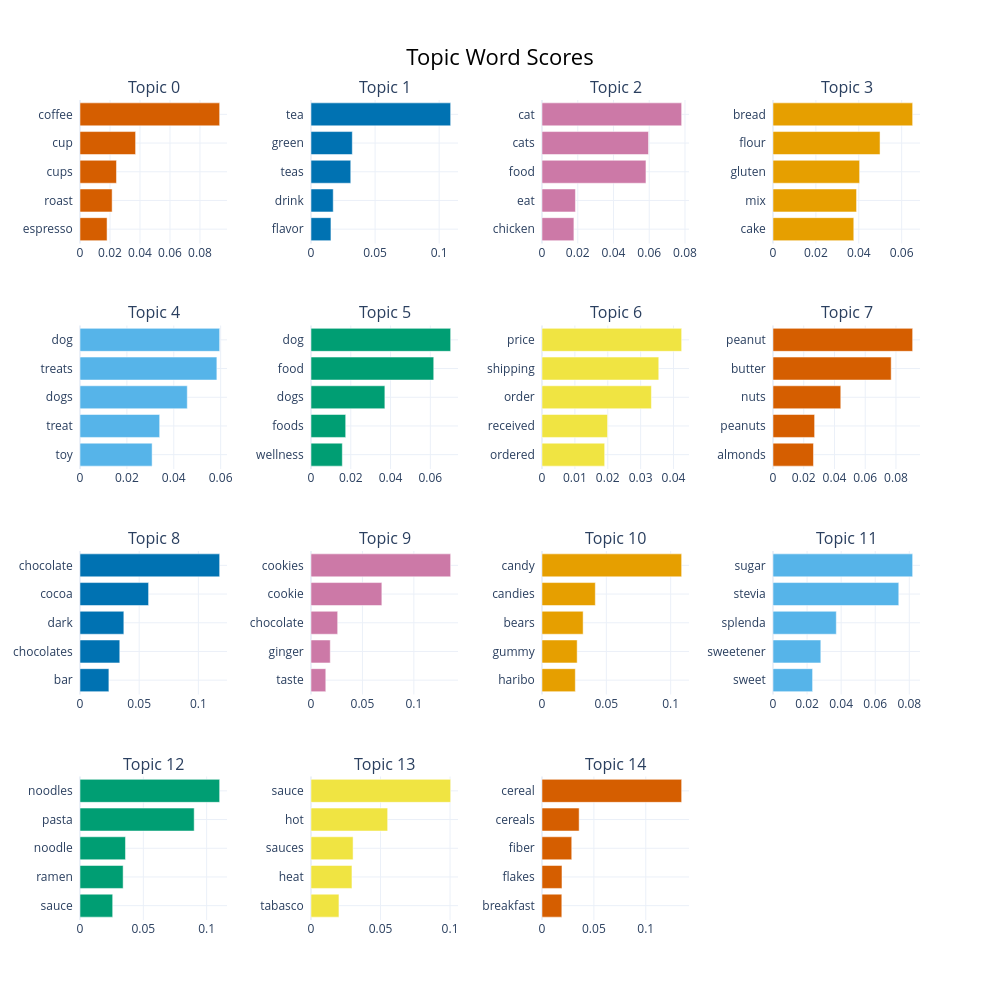

This figure's notebook cell:
### Code cell
topic_model.visualize_barchart(top_n_topics=15)

### Figure 1 — Plotly figure (JSON) as saved in the notebook; plotly's stock layout.template omitted (floating-point values rounded to 4 significant figures)
{"data": [{"marker": {"color": "#D55E00"}, "orientation": "h", "type": "bar", "x": [0.01804, 0.02142, 0.02432, 0.03707, 0.09311], "xaxis": "x", "y": ["espresso  ", "roast  ", "cups  ", "cup  ", "coffee  "], "yaxis": "y"}, {"marker": {"color": "#0072B2"}, "orientation": "h", "type": "bar", "x": [0.01556, 0.01735, 0.03102, 0.03223, 0.109], "xaxis": "x2", "y": ["flavor  ", "drink  ", "teas  ", "green  ", "tea  "], "yaxis": "y2"}, {"marker": {"color": "#CC79A7"}, "orientation": "h", "type": "bar", "x": [0.01785, 0.0187, 0.05817, 0.0596, 0.07813], "xaxis": "x3", "y": ["chicken  ", "eat  ", "food  ", "cats  ", "cat  "], "yaxis": "y3"}, {"marker": {"color": "#E69F00"}, "orientation": "h", "type": "bar", "x": [0.03767, 0.03897, 0.04039, 0.04992, 0.06513], "xaxis": "x4", "y": ["cake  ", "mix  ", "gluten  ", "flour  ", "bread  "], "yaxis": "y4"}, {"marker": {"color": "#56B4E9"}, "orientation": "h", "type": "bar", "x": [0.03076, 0.03399, 0.04576, 0.05839, 0.05957], "xaxis": "x5", "y": ["toy  ", "treat  ", "dogs  ", "treats  ", "dog  "], "yaxis": "y5"}, {"marker": {"color": "#009E73"}, "orientation": "h", "type": "bar", "x": [0.01574, 0.01744, 0.03714, 0.06171, 0.07022], "xaxis": "x6", "y": ["wellness  ", "foods  ", "dogs  ", "food  ", "dog  "], "yaxis": "y6"}, {"marker": {"color": "#F0E442"}, "orientation": "h", "type": "bar", "x": [0.01906, 0.01994, 0.03327, 0.03551, 0.04248], "xaxis": "x7", "y": ["ordered  ", "received  ", "order  ", "shipping  ", "price  "], "yaxis": "y7"}, {"marker": {"color": "#D55E00"}, "orientation": "h", "type": "bar", "x": [0.02633, 0.02707, 0.04409, 0.07688, 0.09085], "xaxis": "x8", "y": ["almonds  ", "peanuts  ", "nuts  ", "butter  ", "peanut  "], "yaxis": "y8"}, {"marker": {"color": "#0072B2"}, "orientation": "h", "type": "bar", "x": [0.02441, 0.0336, 0.03704, 0.05795, 0.118], "xaxis": "x9", "y": ["bar  ", "chocolates  ", "dark  ", "cocoa  ", "chocolate  "], "yaxis": "y9"}, {"marker": {"color": "#CC79A7"}, "orientation": "h", "type": "bar", "x": [0.01438, 0.01872, 0.02593, 0.06888, 0.1358], "xaxis": "x10", "y": ["taste  ", "ginger  ", "chocolate  ", "cookie  ", "cookies  "], "yaxis": "y10"}, {"marker": {"color": "#E69F00"}, "orientation": "h", "type": "bar", "x": [0.0259, 0.02732, 0.03197, 0.04144, 0.1085], "xaxis": "x11", "y": ["haribo  ", "gummy  ", "bears  ", "candies  ", "candy  "], "yaxis": "y11"}, {"marker": {"color": "#56B4E9"}, "orientation": "h", "type": "bar", "x": [0.02324, 0.02806, 0.03716, 0.07383, 0.08197], "xaxis": "x12", "y": ["sweet  ", "sweetener  ", "splenda  ", "stevia  ", "sugar  "], "yaxis": "y12"}, {"marker": {"color": "#009E73"}, "orientation": "h", "type": "bar", "x": [0.0258, 0.03405, 0.03591, 0.09016, 0.1103], "xaxis": "x13", "y": ["sauce  ", "ramen  ", "noodle  ", "pasta  ", "noodles  "], "yaxis": "y13"}, {"marker": {"color": "#F0E442"}, "orientation": "h", "type": "bar", "x": [0.0201, 0.02945, 0.03027, 0.05512, 0.1004], "xaxis": "x14", "y": ["tabasco  ", "heat  ", "sauces  ", "hot  ", "sauce  "], "yaxis": "y14"}, {"marker": {"color": "#D55E00"}, "orientation": "h", "type": "bar", "x": [0.01911, 0.01926, 0.02866, 0.03579, 0.1346], "xaxis": "x15", "y": ["breakfast  ", "flakes  ", "fiber  ", "cereals  ", "cereal  "], "yaxis": "y15"}], "layout": {"annotations": [{"font": {"size": 16}, "showarrow": false, "text": "Topic 0", "x": 0.0875, "xanchor": "center", "xref": "paper", "y": 1, "yanchor": "bottom", "yref": "paper"}, {"font": {"size": 16}, "showarrow": false, "text": "Topic 1", "x": 0.3625, "xanchor": "center", "xref": "paper", "y": 1, "yanchor": "bottom", "yref": "paper"}, {"font": {"size": 16}, "showarrow": false, "text": "Topic 2", "x": 0.6375, "xanchor": "center", "xref": "paper", "y": 1, "yanchor": "bottom", "yref": "paper"}, {"font": {"size": 16}, "showarrow": false, "text": "Topic 3", "x": 0.9125, "xanchor": "center", "xref": "paper", "y": 1, "yanchor": "bottom", "yref": "paper"}, {"font": {"size": 16}, "showarrow": false, "text": "Topic 4", "x": 0.0875, "xanchor": "center", "xref": "paper", "y": 0.725, "yanchor": "bottom", "yref": "paper"}, {"font": {"size": 16}, "showarrow": false, "text": "Topic 5", "x": 0.3625, "xanchor": "center", "xref": "paper", "y": 0.725, "yanchor": "bottom", "yref": "paper"}, {"font": {"size": 16}, "showarrow": false, "text": "Topic 6", "x": 0.6375, "xanchor": "center", "xref": "paper", "y": 0.725, "yanchor": "bottom", "yref": "paper"}, {"font": {"size": 16}, "showarrow": false, "text": "Topic 7", "x": 0.9125, "xanchor": "center", "xref": "paper", "y": 0.725, "yanchor": "bottom", "yref": "paper"}, {"font": {"size": 16}, "showarrow": false, "text": "Topic 8", "x": 0.0875, "xanchor": "center", "xref": "paper", "y": 0.45, "yanchor": "bottom", "yref": "paper"}, {"font": {"size": 16}, "showarrow": false, "text": "Topic 9", "x": 0.3625, "xanchor": "center", "xref": "paper", "y": 0.45, "yanchor": "bottom", "yref": "paper"}, {"font": {"size": 16}, "showarrow": false, "text": "Topic 10", "x": 0.6375, "xanchor": "center", "xref": "paper", "y": 0.45, "yanchor": "bottom", "yref": "paper"}, {"font": {"size": 16}, "showarrow": false, "text": "Topic 11", "x": 0.9125, "xanchor": "center", "xref": "paper", "y": 0.45, "yanchor": "bottom", "yref": "paper"}, {"font": {"size": 16}, "showarrow": false, "text": "Topic 12", "x": 0.0875, "xanchor": "center", "xref": "paper", "y": 0.175, "yanchor": "bottom", "yref": "paper"}, {"font": {"size": 16}, "showarrow": false, "text": "Topic 13", "x": 0.3625, "xanchor": "center", "xref": "paper", "y": 0.175, "yanchor": "bottom", "yref": "paper"}, {"font": {"size": 16}, "showarrow": false, "text": "Topic 14", "x": 0.6375, "xanchor": "center", "xref": "paper", "y": 0.175, "yanchor": "bottom", "yref": "paper"}], "height": 1000, "hoverlabel": {"bgcolor": "white", "font": {"family": "Rockwell", "size": 16}}, "showlegend": false, "title": {"font": {"color": "Black", "size": 22}, "text": "Topic Word Scores", "x": 0.5, "xanchor": "center", "yanchor": "top"}, "width": 1000, "xaxis": {"anchor": "y", "domain": [0, 0.175], "showgrid": true}, "xaxis10": {"anchor": "y10", "domain": [0.275, 0.45], "showgrid": true}, "xaxis11": {"anchor": "y11", "domain": [0.55, 0.725], "showgrid": true}, "xaxis12": {"anchor": "y12", "domain": [0.825, 1], "showgrid": true}, "xaxis13": {"anchor": "y13", "domain": [0, 0.175], "showgrid": true}, "xaxis14": {"anchor": "y14", "domain": [0.275, 0.45], "showgrid": true}, "xaxis15": {"anchor": "y15", "domain": [0.55, 0.725], "showgrid": true}, "xaxis16": {"anchor": "y16", "domain": [0.825, 1], "showgrid": true}, "xaxis2": {"anchor": "y2", "domain": [0.275, 0.45], "showgrid": true}, "xaxis3": {"anchor": "y3", "domain": [0.55, 0.725], "showgrid": true}, "xaxis4": {"anchor": "y4", "domain": [0.825, 1], "showgrid": true}, "xaxis5": {"anchor": "y5", "domain": [0, 0.175], "showgrid": true}, "xaxis6": {"anchor": "y6", "domain": [0.275, 0.45], "showgrid": true}, "xaxis7": {"anchor": "y7", "domain": [0.55, 0.725], "showgrid": true}, "xaxis8": {"anchor": "y8", "domain": [0.825, 1], "showgrid": true}, "xaxis9": {"anchor": "y9", "domain": [0, 0.175], "showgrid": true}, "yaxis": {"anchor": "x", "domain": [0.825, 1], "showgrid": true}, "yaxis10": {"anchor": "x10", "domain": [0.275, 0.45], "showgrid": true}, "yaxis11": {"anchor": "x11", "domain": [0.275, 0.45], "showgrid": true}, "yaxis12": {"anchor": "x12", "domain": [0.275, 0.45], "showgrid": true}, "yaxis13": {"anchor": "x13", "domain": [0, 0.175], "showgrid": true}, "yaxis14": {"anchor": "x14", "domain": [0, 0.175], "showgrid": true}, "yaxis15": {"anchor": "x15", "domain": [0, 0.175], "showgrid": true}, "yaxis16": {"anchor": "x16", "domain": [0, 0.175], "showgrid": true}, "yaxis2": {"anchor": "x2", "domain": [0.825, 1], "showgrid": true}, "yaxis3": {"anchor": "x3", "domain": [0.825, 1], "showgrid": true}, "yaxis4": {"anchor": "x4", "domain": [0.825, 1], "showgrid": true}, "yaxis5": {"anchor": "x5", "domain": [0.55, 0.725], "showgrid": true}, "yaxis6": {"anchor": "x6", "domain": [0.55, 0.725], "showgrid": true}, "yaxis7": {"anchor": "x7", "domain": [0.55, 0.725], "showgrid": true}, "yaxis8": {"anchor": "x8", "domain": [0.55, 0.725], "showgrid": true}, "yaxis9": {"anchor": "x9", "domain": [0.275, 0.45], "showgrid": true}}}
